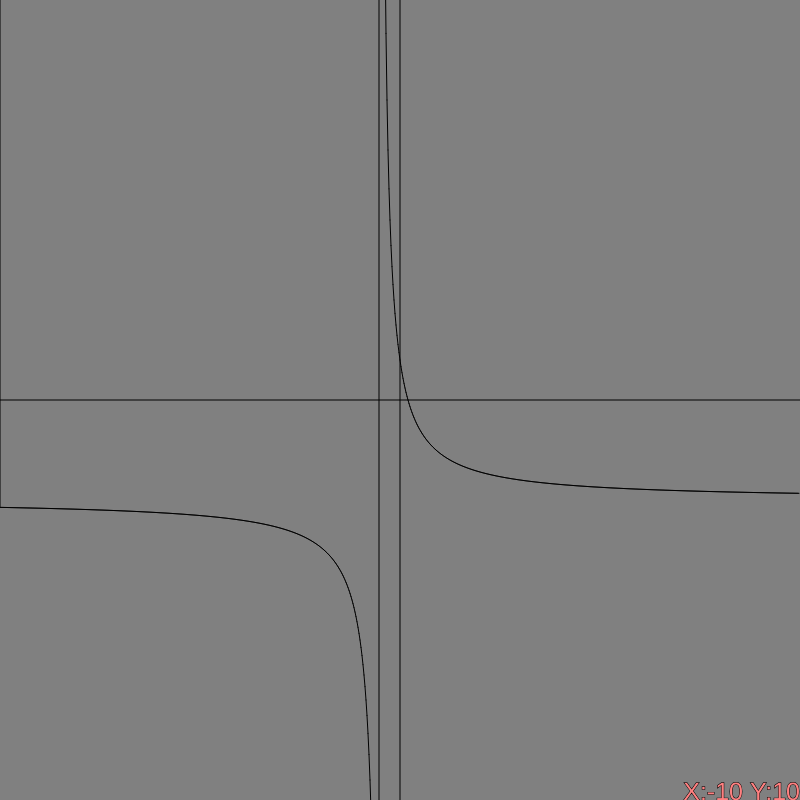
Frame 1 (no input)
Frame 60 (no input): identical to frame 1, image omitted
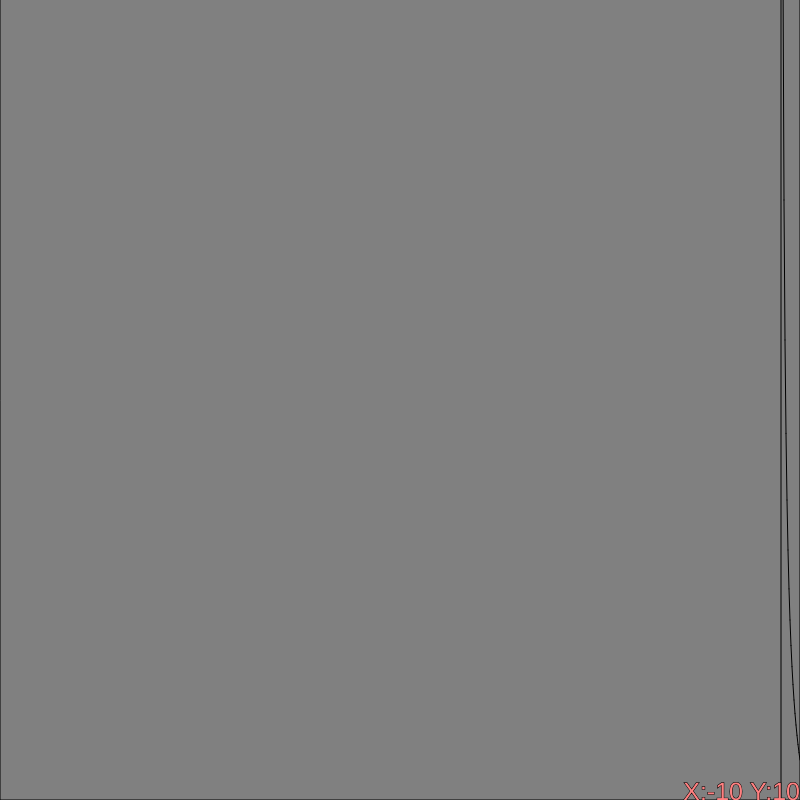
Frame 120 (the mouse pressed at the canvas centre since frame 60)

The p5.js sketch that drew these frames (run headless with seeded random() and noise() and a simulated clock; from frame 60 on, the mouse is pressed at the canvas centre):

// p5.js sketch
// ── sketch.js
var prevMouseX;
var prevMouseY;
var graphBorders = [-10,10,-10,10];
var graphXspan = graphBorders[1]-graphBorders[0];
var graphYspan = graphBorders[3]-graphBorders[2];

function setup() {
 createCanvas(800,800);
 stroke(0)
 background(128);
  textSize(25)
  textAlign(RIGHT)
}

function draw() {
  fill(0);
  background(128);
  if(mouseIsPressed){
  		graphBorders[0]-=(mouseX-prevMouseX)/width*graphXspan;
  		graphBorders[1]=graphBorders[0]+graphXspan;
  		graphBorders[2]+=(mouseY-prevMouseY)/height*graphYspan;
  		graphBorders[3]=graphBorders[2]+graphYspan;
  } 
  prevMouseX=mouseX;
  prevMouseY=mouseY;
  drawGraph([10,-21,6,63,3,1],graphBorders);
  fill(255,128,128);
  text("X:"+floor(map(mouseX,0,width,graphBorders[0],graphBorders[1])*1000)/1000+" Y:"+floor(map(mouseY,0,height,graphBorders[3],graphBorders[2])*1000)/1000,width,height)
}

function keyPressed(){
	console.log("key:"+keyCode+" pressed")
	//189 = -
	//187 = +
	if(keyCode == 187){
		graphBorders[0]+=graphXspan/8;
		graphXspan*=3/4;
		graphBorders[1]=graphBorders[0]+graphXspan;
		graphBorders[2]+=graphYspan/8;
		graphYspan*=3/4;
		graphBorders[3]=graphBorders[2]+graphYspan;
	} else if(keyCode == 189){
		graphBorders[0]-=graphXspan/8;
		graphXspan*=5/4;
		graphBorders[1]=graphBorders[0]+graphXspan;
		graphBorders[2]-=graphYspan/8;
		graphYspan*=5/4;
		graphBorders[3]=graphBorders[2]+graphYspan;
	} else if(keyCode == 219){
		graphBorders[0]-=graphXspan/8;
		graphXspan*=5/4;
		graphBorders[1]=graphBorders[0]+graphXspan;
	} else if(keyCode == 221){
		graphBorders[0]+=graphXspan/8;
		graphXspan*=3/4;
		graphBorders[1]=graphBorders[0]+graphXspan;
	} else if(keyCode == 48){
		graphBorders = [-10,10,-10,10];
		graphXspan = graphBorders[1]-graphBorders[0];
		graphYspan = graphBorders[3]-graphBorders[2];
	}
}

function drawGraph(coeffs,borders){
	borders = borders || [-10,10,-10,10];
	// var OrderOfmagnitudeX = 0;
	// var OrderOfmagnitudeY = 0;
	// if(graphXspan>1){
	// 	while(graphXspan>Math.pow(10,OrderOfmagnitudeX+1)){
	// 		OrderOfmagnitudeX++;
	// 	}
	// } else {
	// 	while(graphXspan<Math.pow(10,OrderOfmagnitudeX)){
	// 		OrderOfmagnitudeX--;
	// 	}
	// 	for(var i = floor(borders[0]*Math.pow(10,OrderOfmagnitudeX))/Math.pow(10,OrderOfmagnitudeX); i < borders[1]; i+=Math.pow(10,OrderOfmagnitudeX)){
	// 		line(map(i,borders[0],borders[1],0,width),height-height/20,map(i,borders[0],borders[1],0,width),height)
	// 	}
	// }
	// console.log(OrderOfmagnitudeX)
	incriment = (borders[1]-borders[0])/width;
	line(map(0,borders[0],borders[1],0,width),0,map(0,borders[0],borders[1],0,width),height);
	line(0,map(0,borders[2],borders[3],height,0),width,map(0,borders[2],borders[3],height,0));
	var prevpt=createVector(0,0);
	for(var x = borders[0]; x < borders[1]; x+= incriment){
		var yval = 0;
		// for(var i = 0; i < coeffs.length; i++){
		// 	yval += coeffs[i]*Math.pow(x,i);
		// }
		yval = ((1-5*x)/(1+2*x))
		line(map(x,borders[0],borders[1],0,width),map(yval,borders[2],borders[3],height,0),prevpt.x,prevpt.y)
		prevpt = createVector(map(x,borders[0],borders[1],0,width),map(yval,borders[2],borders[3],height,0));
	}
}
